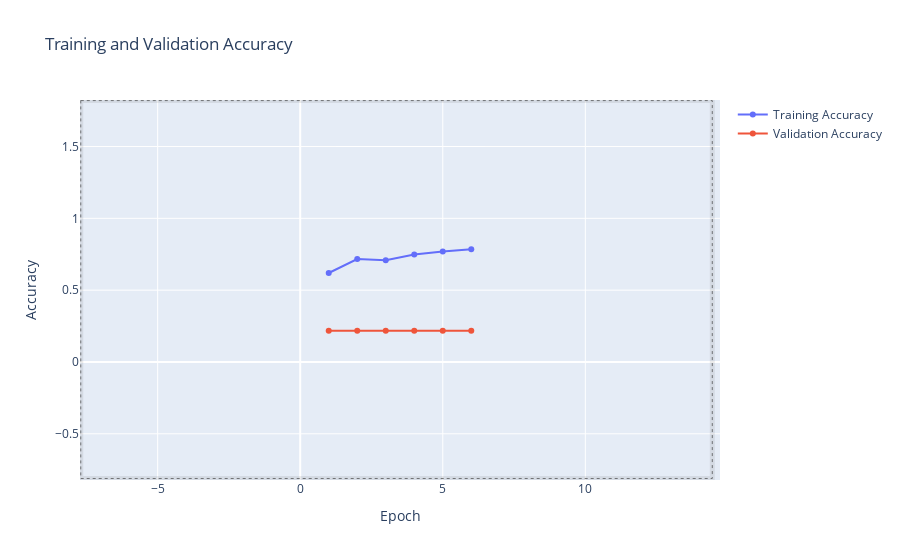
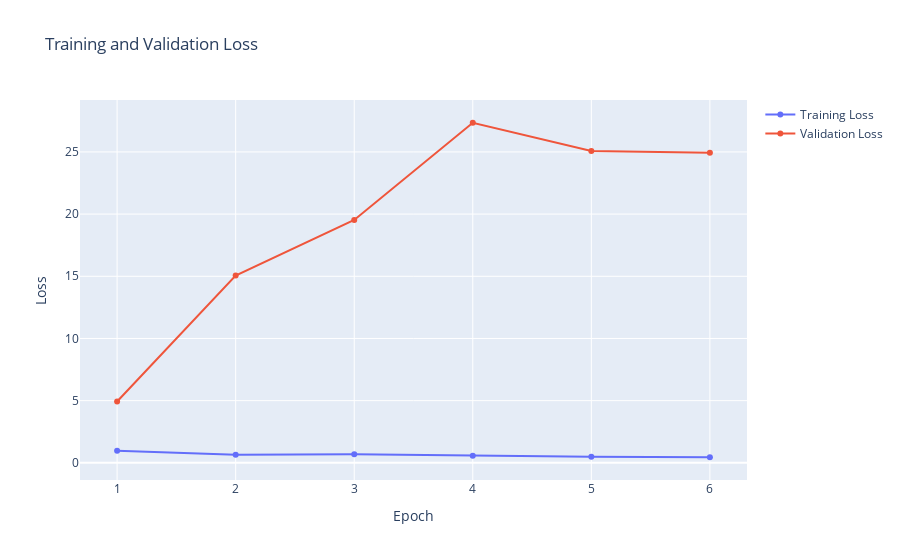

Notebook code for these charts, in order:
### Markdown cell above
##### Training & validation Acuracy loss

### Code cell
def history_plot(epochs, history):
    fig1 = make_subplots()
    fig1.add_trace(go.Scatter(x = np.arange(1,epochs+1), y = history.history["accuracy"], name = "Training Accuracy"))
    fig1.add_trace(go.Scatter(x = np.arange(1,epochs+1), y = history.history["val_accuracy"], name = "Validation Accuracy"))
    fig1.update_layout(title = "Training and Validation Accuracy", xaxis_title = "Epoch", yaxis_title = "Accuracy")
    fig1.show()

    fig2 = make_subplots()
    fig2.add_trace(go.Scatter(x = np.arange(1,epochs+1), y = history.history["loss"], name = "Training Loss"))
    fig2.add_trace(go.Scatter(x = np.arange(1,epochs+1), y = history.history["val_loss"], name = "Validation Loss"))
    fig2.update_layout(title = "Training and Validation Loss", xaxis_title = "Epoch", yaxis_title = "Loss")
    fig2.show()

history_plot(epochs, history)

### Figure 1 — Plotly figure (JSON) as saved in the notebook; plotly's stock layout.template omitted (floating-point values rounded to 4 significant figures)
{"data": [{"name": "Training Accuracy", "selectedpoints": [0, 1, 2, 3, 4, 5], "type": "scatter", "x": [1, 2, 3, 4, 5, 6, 7, 8, 9, 10, 11, 12, 13, 14, 15, 16, 17, 18, 19, 20, 21, 22, 23, 24, 25, 26, 27, 28, 29, 30, 31, 32, 33, 34, 35, 36, 37, 38, 39, 40, 41, 42, 43, 44, 45, 46, 47, 48, 49, 50], "y": [0.6194, 0.7162, 0.7081, 0.748, 0.7694, 0.7849]}, {"name": "Validation Accuracy", "selectedpoints": [0, 1, 2, 3, 4, 5], "type": "scatter", "x": [1, 2, 3, 4, 5, 6, 7, 8, 9, 10, 11, 12, 13, 14, 15, 16, 17, 18, 19, 20, 21, 22, 23, 24, 25, 26, 27, 28, 29, 30, 31, 32, 33, 34, 35, 36, 37, 38, 39, 40, 41, 42, 43, 44, 45, 46, 47, 48, 49, 50], "y": [0.2172, 0.2172, 0.2172, 0.2172, 0.2172, 0.2172]}], "layout": {"autosize": true, "dragmode": "select", "selections": [{"line": {"dash": "dot", "width": 1}, "type": "rect", "x0": -7.697, "x1": 14.45, "xref": "x", "y0": 1.82, "y1": -0.8111, "yref": "y"}], "title": {"text": "Training and Validation Accuracy"}, "xaxis": {"anchor": "y", "autorange": false, "domain": [0, 1], "range": [-7.724, 14.72], "title": {"text": "Epoch"}, "type": "linear"}, "yaxis": {"anchor": "x", "autorange": false, "domain": [0, 1], "range": [-0.8217, 1.824], "title": {"text": "Accuracy"}, "type": "linear"}}}

### Figure 2 — Plotly figure (JSON) as saved in the notebook; plotly's stock layout.template omitted (floating-point values rounded to 4 significant figures)
{"data": [{"name": "Training Loss", "type": "scatter", "x": [1, 2, 3, 4, 5, 6, 7, 8, 9, 10, 11, 12, 13, 14, 15, 16, 17, 18, 19, 20, 21, 22, 23, 24, 25, 26, 27, 28, 29, 30, 31, 32, 33, 34, 35, 36, 37, 38, 39, 40, 41, 42, 43, 44, 45, 46, 47, 48, 49, 50], "y": [0.9649, 0.6465, 0.6798, 0.5746, 0.4875, 0.4486]}, {"name": "Validation Loss", "type": "scatter", "x": [1, 2, 3, 4, 5, 6, 7, 8, 9, 10, 11, 12, 13, 14, 15, 16, 17, 18, 19, 20, 21, 22, 23, 24, 25, 26, 27, 28, 29, 30, 31, 32, 33, 34, 35, 36, 37, 38, 39, 40, 41, 42, 43, 44, 45, 46, 47, 48, 49, 50], "y": [4.927, 15.05, 19.53, 27.35, 25.07, 24.93]}], "layout": {"autosize": true, "title": {"text": "Training and Validation Loss"}, "xaxis": {"anchor": "y", "autorange": true, "domain": [0, 1], "range": [0.6949, 6.305], "title": {"text": "Epoch"}, "type": "linear"}, "yaxis": {"anchor": "x", "autorange": true, "domain": [0, 1], "range": [-1.771, 29.57], "title": {"text": "Loss"}, "type": "linear"}}}
